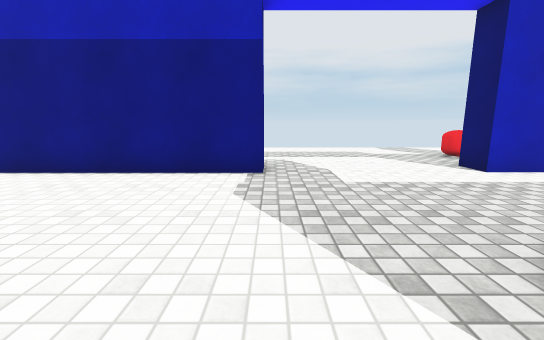
View 1 (above)

17 first-person views from a walk through a Unity game level. The camera is 1.2 m above the floor, tilts 10° down and sees 90° across. The floor is counted in squares, 1 m on a side. Each view is taken from the middle of a square. On the plan, view 1 faces up. The plan holds only what a view shows up to about 13 squares ahead; the rest is blank. The place goes on beyond the plan. Surface patterns are stand-ins for the level's own textures.

View 2
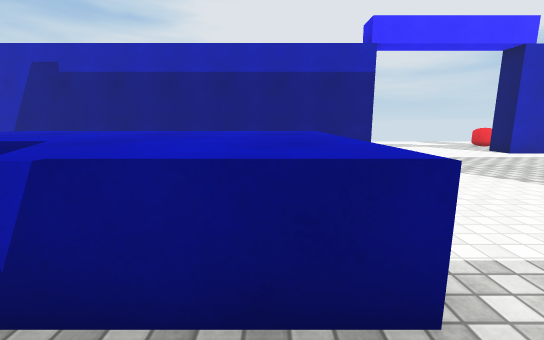

View 3
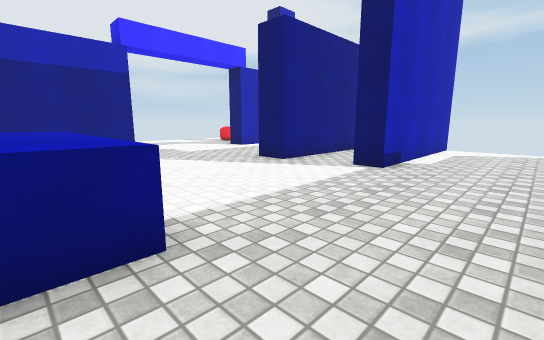

View 4
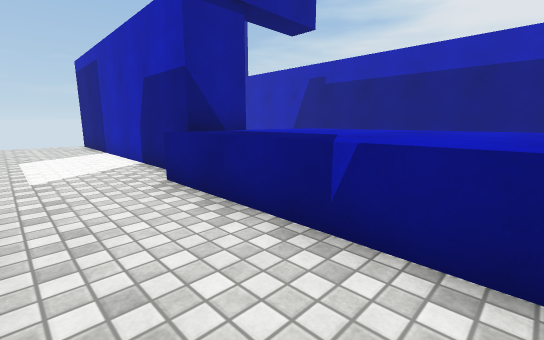

View 5
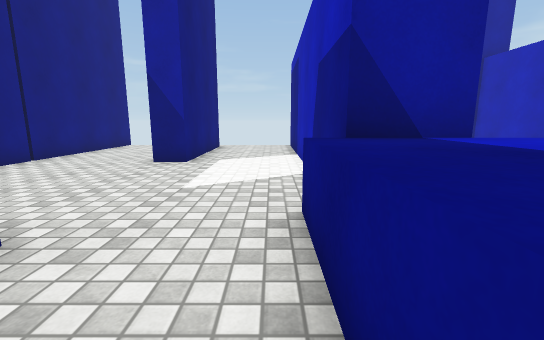

View 6
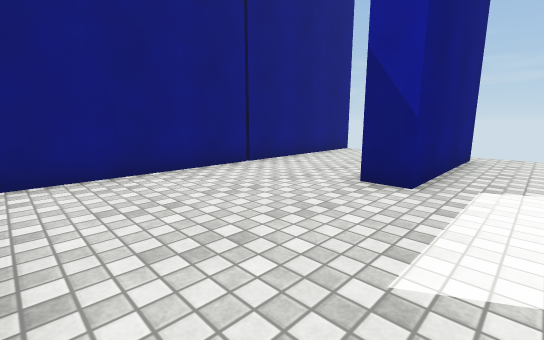

View 7
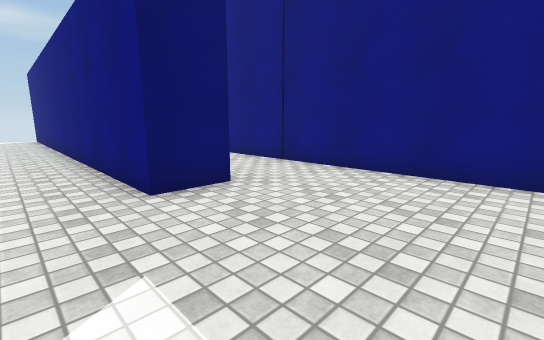

View 8
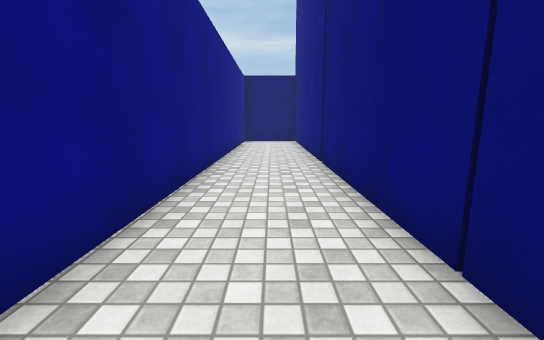

View 9
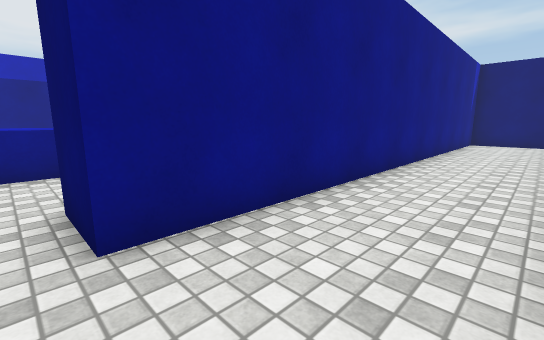

View 10
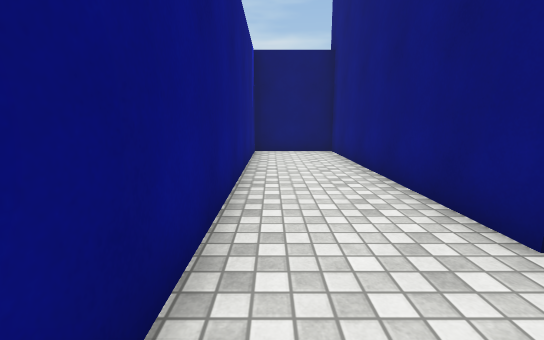

View 11
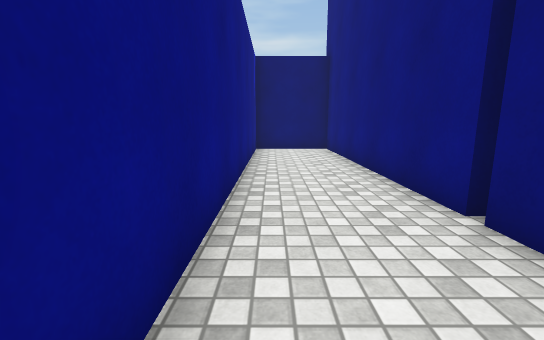

View 12
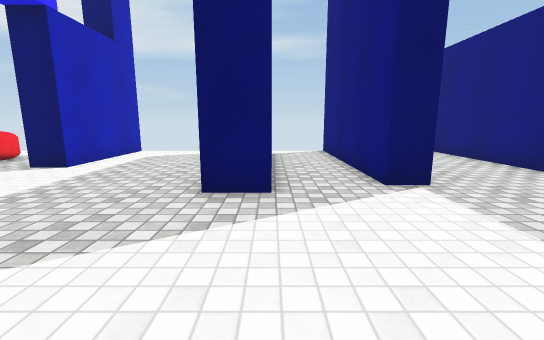

View 13
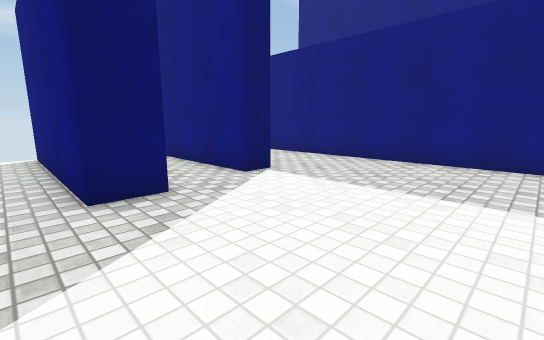

View 14
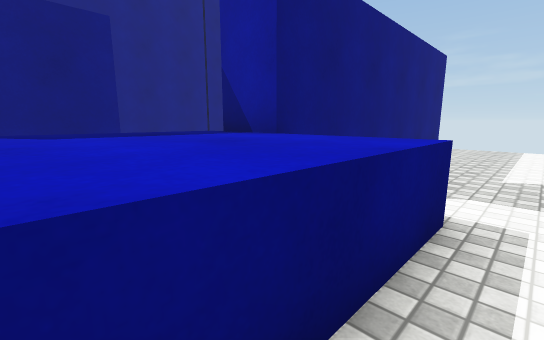

View 15
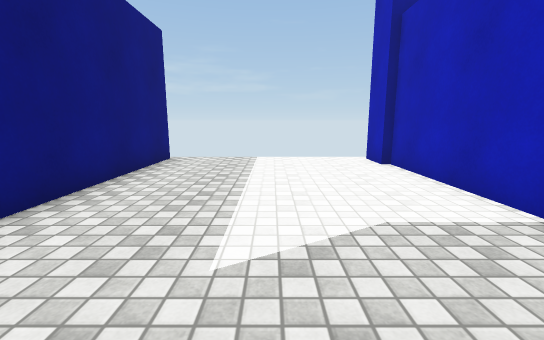

View 16
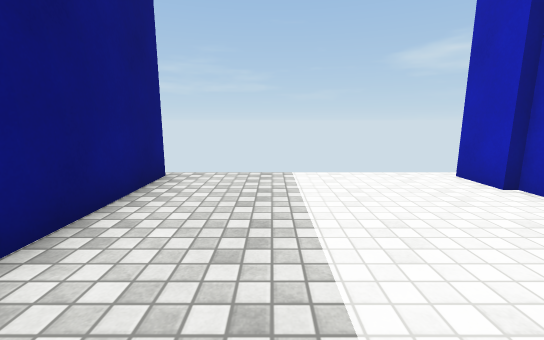

View 17
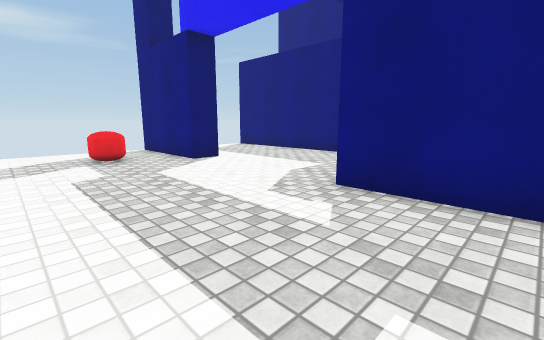

### Floor plan
Key: @ floor where view 1 was taken; # wall or solid block; . floor; ^ raised ledge; C red capsule.
Columns run from 21 left of view 1 to 10 right of it. Each row starts with its distance up from view 1.
 12                   .............
 11                   .............
 10                   .........CC..
  9                   ..........C.
  8                   .............
  7   ###################......#####
  6  ##......      ................
  5  .........      ...............
  4  .........       ..............
  3  ............... ..............
  2  ...........^^^^^^^.....#######
  1  ......... .^^^^^^^.....#####
  0  ........   ^^^^^^^..@.........
 -1  ###########^^^^^^^.....########
 -2  ###########^^^^^^^.....########
 -3  ..............................
 -4  ..............................
 -5  ..............................
 -6  .#####......##################
 -7      ........#################
 -8    ..........................#
 -9   ...........................#
-10  ............................#
-11 ##############################

Positions as (right, up) in squares from view 1, and headings:
1: (0, 0), facing up
2: (-4, -4), facing up
3: (-4, -5), facing up-right
4: (-4, -5), facing up-left
5: (-6, -3), facing left
6: (-9, -4), facing down-left
7: (-13, -4), facing down-right
8: (-9, -9), facing right
9: (-9, -10), facing up-right
10: (-3, -8), facing right
11: (-4, -8), facing right
12: (-2, 1), facing right
13: (-2, 3), facing down-right
14: (-6, 3), facing down-left
15: (-11, 3), facing left
16: (-14, 2), facing left
17: (-3, 12), facing down-right
